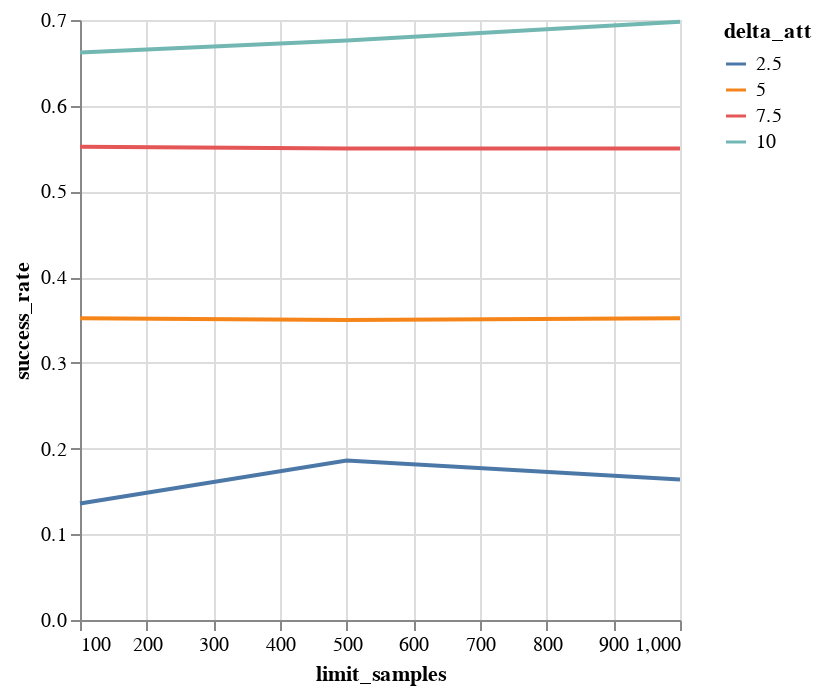

Notebook source saved alongside this figure:
### Code cell
# Group by limit_samples and delta_att using Polars, then plot lines colored by delta_att
agg_df = (
    runs_df
    .filter(pl.col("limit_samples") <= 1000)
    .group_by(["limit_samples", "delta_att"])
    .agg(
      pl.col("success_rate").mean().alias("success_rate"),
      pl.col("z_avg").mean().alias("z_avg"),
    )
    .sort(["delta_att", "limit_samples"])
)

alt.Chart(agg_df.to_pandas()).mark_line().encode(
    x=alt.X("limit_samples", type="quantitative"),
    y=alt.Y("success_rate", type="quantitative"),
    color=alt.Color("delta_att", type="nominal", title="delta_att"),
)

### Figure 1 — Vega-Lite specification as saved in the notebook (floating-point values rounded to 4 significant figures)
{"config": {"view": {"continuousWidth": 300, "continuousHeight": 300}}, "data": {"name": "data-c83e4b1c6c8daa52629261e71d9fa7fc"}, "mark": {"type": "line"}, "encoding": {"color": {"field": "delta_att", "title": "delta_att", "type": "nominal"}, "x": {"field": "limit_samples", "type": "quantitative"}, "y": {"field": "success_rate", "type": "quantitative"}}, "$schema": "https://vega.github.io/schema/vega-lite/v5.20.1.json", "datasets": {"data-c83e4b1c6c8daa52629261e71d9fa7fc": [{"limit_samples": 100, "delta_att": 2.5, "success_rate": 0.136, "z_avg": 0.5787}, {"limit_samples": 500, "delta_att": 2.5, "success_rate": 0.186, "z_avg": 0.7194}, {"limit_samples": 1000, "delta_att": 2.5, "success_rate": 0.164, "z_avg": 0.6818}, {"limit_samples": 100, "delta_att": 5.0, "success_rate": 0.352, "z_avg": 1.487}, {"limit_samples": 500, "delta_att": 5.0, "success_rate": 0.35, "z_avg": 1.368}, {"limit_samples": 1000, "delta_att": 5.0, "success_rate": 0.352, "z_avg": 1.496}, {"limit_samples": 100, "delta_att": 7.5, "success_rate": 0.552, "z_avg": 2.564}, {"limit_samples": 500, "delta_att": 7.5, "success_rate": 0.55, "z_avg": 2.291}, {"limit_samples": 1000, "delta_att": 7.5, "success_rate": 0.55, "z_avg": 2.317}, {"limit_samples": 100, "delta_att": 10.0, "success_rate": 0.662, "z_avg": 3.592}, {"limit_samples": 500, "delta_att": 10.0, "success_rate": 0.676, "z_avg": 3.266}, {"limit_samples": 1000, "delta_att": 10.0, "success_rate": 0.698, "z_avg": 3.207}]}}
